Frame 1 (no input): blank canvas, image omitted
Frame 60 (no input): blank canvas, image omitted
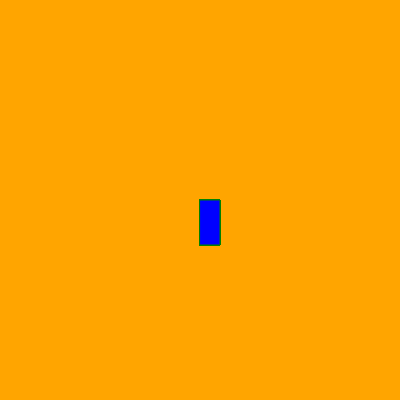
Frame 120 (the mouse pressed at the canvas centre since frame 60)

The p5.js sketch whose frames 1 and 60 were blank and that drew this single picture after the mouse press (run headless with seeded random() and noise() and a simulated clock; from frame 60 on, the mouse is pressed at the canvas centre):

// p5.js sketch
// ── sketch.js
function setup() {
    createCanvas(400, 400);
    background("orange")
  }
  
  function draw() {
  
  stroke("green");
    fill("BLUE");
    
    if (mouseIsPressed)
      rect(mouseX, mouseY, 20, 45);
  }
